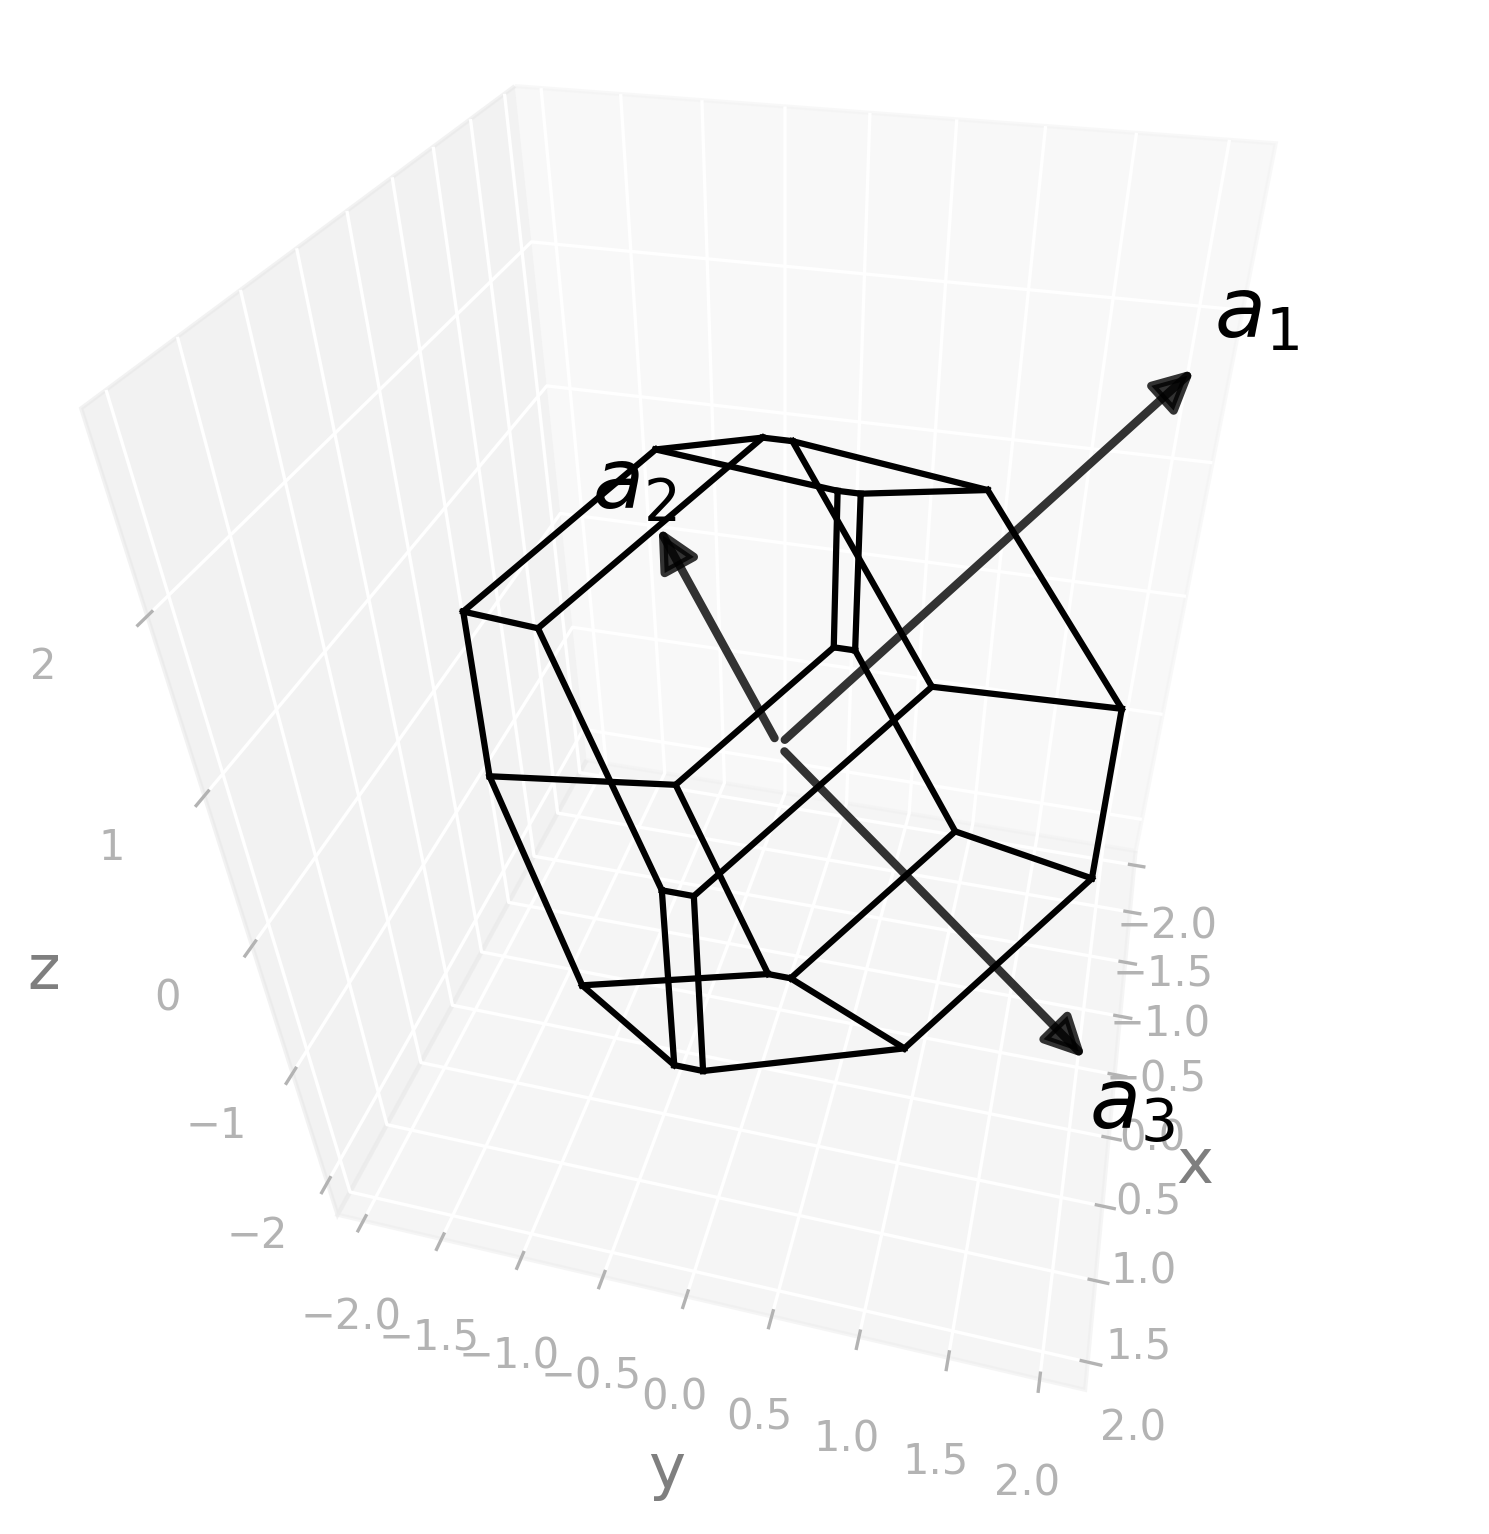

The Python source for this figure:
import radtools as rad

l = rad.lattice_example(f"ORCF2")
l.plot("wigner-seitz")
# Save an image:
l.savefig(
    "orcf2_wigner-seitz.png",
    elev=38,
    azim=14,
    dpi=300,
   bbox_inches="tight",
)
# Interactive plot:
l.show(elev=38, azim=14)
